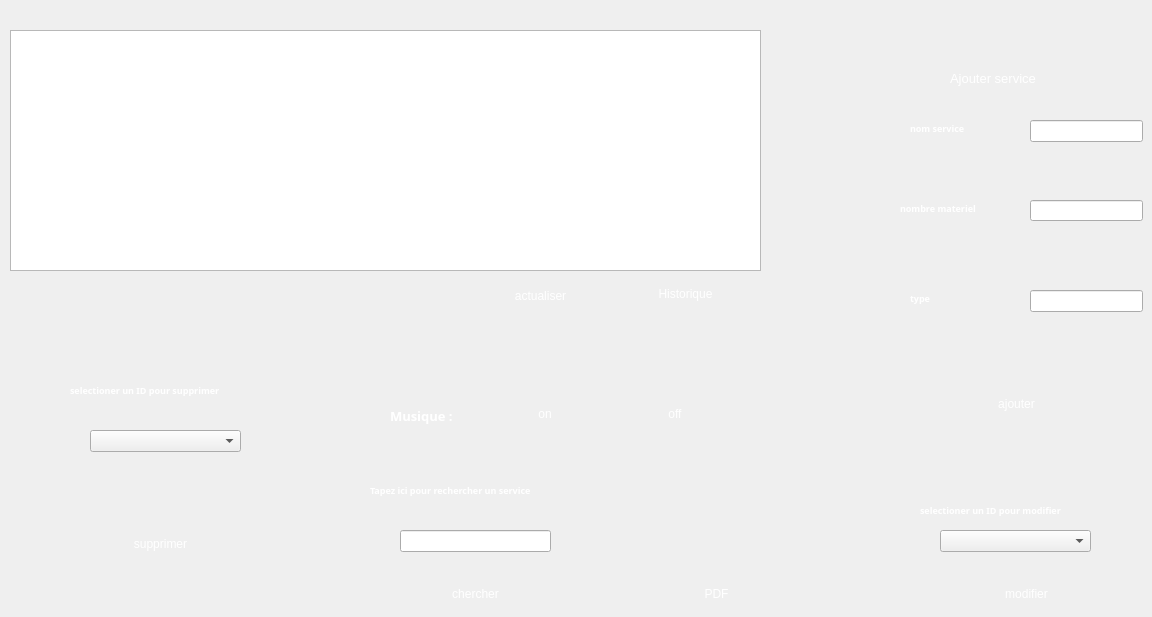
     <widget class="QWidget" name="tab_4">
      <attribute name="title">
       <string>gestion services</string>
      </attribute>
      <widget class="QPushButton" name="pushButton_22">
       <property name="geometry">
        <rect>
         <x>480</x>
         <y>280</y>
         <width>121</width>
         <height>31</height>
        </rect>
       </property>
       <property name="cursor">
        <cursorShape>PointingHandCursor</cursorShape>
       </property>
       <property name="styleSheet">
        <string notr="true">
QPushButton {
color: #ffffff;
border: 0px solid ;
font: 10pt &quot;Segoe UI Black&quot;;
border-radius: 26px;
padding: 5px;
background: qradialgradient(cx: 0.3, cy: -0.4,
fx: 0.3, fy: -0.4,
radius: 1.65, stop: 0 #1E73E8, stop: 1 #1E73E8);
min-width: 80px;
}

QPushButton:hover {
background: qradialgradient(cx: 0.3, cy: -0.4,
fx: 0.3, fy: -0.4,
radius: 1.65, stop: 0 #5E9DF5, stop: 1 #5E9DF5);
}

 QPushButton:pressed {
background: qradialgradient(cx: 0.4, cy: -0.1,
fx: 0.4, fy: -0.1,
radius: 1.65, stop: 0 #0936F5, stop: 1 #0936F5);
}</string>
       </property>
       <property name="text">
        <string>actualiser</string>
       </property>
      </widget>
      <widget class="QTableView" name="tab_service">
       <property name="geometry">
        <rect>
         <x>10</x>
         <y>30</y>
         <width>751</width>
         <height>241</height>
        </rect>
       </property>
       <property name="styleSheet">
        <string notr="true">border-image: url(:/images/WHITE.png);</string>
       </property>
      </widget>
      <widget class="QLabel" name="label_29">
       <property name="geometry">
        <rect>
         <x>900</x>
         <y>200</y>
         <width>101</width>
         <height>16</height>
        </rect>
       </property>
       <property name="font">
        <font>
         <family>Segoe UI Black</family>
         <pointsize>7</pointsize>
         <weight>75</weight>
         <bold>true</bold>
        </font>
       </property>
       <property name="styleSheet">
        <string notr="true">border-image:rgb(255, 255, 255);
color:rgb(255, 255, 255)</string>
       </property>
       <property name="text">
        <string>nombre materiel</string>
       </property>
      </widget>
      <widget class="QPushButton" name="pushButton_23">
       <property name="geometry">
        <rect>
         <x>970</x>
         <y>390</y>
         <width>93</width>
         <height>28</height>
        </rect>
       </property>
       <property name="cursor">
        <cursorShape>PointingHandCursor</cursorShape>
       </property>
       <property name="styleSheet">
        <string notr="true">
QPushButton {
color: #ffffff;
border: 0px solid ;
font: 10pt &quot;Segoe UI Black&quot;;
border-radius: 26px;
padding: 5px;
background: qradialgradient(cx: 0.3, cy: -0.4,
fx: 0.3, fy: -0.4,
radius: 1.65, stop: 0 #1E73E8, stop: 1 #1E73E8);
min-width: 80px;
}

QPushButton:hover {
background: qradialgradient(cx: 0.3, cy: -0.4,
fx: 0.3, fy: -0.4,
radius: 1.65, stop: 0 #5E9DF5, stop: 1 #5E9DF5);
}

 QPushButton:pressed {
background: qradialgradient(cx: 0.4, cy: -0.1,
fx: 0.4, fy: -0.1,
radius: 1.65, stop: 0 #0936F5, stop: 1 #0936F5);
}</string>
       </property>
       <property name="text">
        <string>ajouter</string>
       </property>
      </widget>
      <widget class="QLineEdit" name="nbre_materiel">
       <property name="geometry">
        <rect>
         <x>1030</x>
         <y>200</y>
         <width>113</width>
         <height>21</height>
        </rect>
       </property>
       <property name="styleSheet">
        <string notr="true">border-image: url(:/images/WHITE.png);</string>
       </property>
      </widget>
      <widget class="QLabel" name="label_30">
       <property name="geometry">
        <rect>
         <x>910</x>
         <y>290</y>
         <width>91</width>
         <height>16</height>
        </rect>
       </property>
       <property name="font">
        <font>
         <family>Segoe UI Black</family>
         <pointsize>7</pointsize>
         <weight>75</weight>
         <bold>true</bold>
        </font>
       </property>
       <property name="styleSheet">
        <string notr="true">border-image:rgb(255, 255, 255);
color:rgb(255, 255, 255)</string>
       </property>
       <property name="text">
        <string>type</string>
       </property>
      </widget>
      <widget class="QLabel" name="label_31">
       <property name="geometry">
        <rect>
         <x>910</x>
         <y>120</y>
         <width>81</width>
         <height>16</height>
        </rect>
       </property>
       <property name="font">
        <font>
         <family>Segoe UI Black</family>
         <pointsize>7</pointsize>
         <weight>75</weight>
         <bold>true</bold>
        </font>
       </property>
       <property name="styleSheet">
        <string notr="true">border-image:rgb(255, 255, 255);
color:rgb(255, 255, 255)</string>
       </property>
       <property name="text">
        <string>nom service</string>
       </property>
      </widget>
      <widget class="QLineEdit" name="type">
       <property name="geometry">
        <rect>
         <x>1030</x>
         <y>290</y>
         <width>113</width>
         <height>22</height>
        </rect>
       </property>
       <property name="styleSheet">
        <string notr="true">border-image: url(:/images/WHITE.png);</string>
       </property>
      </widget>
      <widget class="QLineEdit" name="nom_service">
       <property name="geometry">
        <rect>
         <x>1030</x>
         <y>120</y>
         <width>113</width>
         <height>22</height>
        </rect>
       </property>
       <property name="styleSheet">
        <string notr="true">border-image: url(:/images/WHITE.png);</string>
       </property>
      </widget>
      <widget class="QPushButton" name="pushButton_24">
       <property name="geometry">
        <rect>
         <x>110</x>
         <y>530</y>
         <width>101</width>
         <height>28</height>
        </rect>
       </property>
       <property name="cursor">
        <cursorShape>PointingHandCursor</cursorShape>
       </property>
       <property name="styleSheet">
        <string notr="true">
QPushButton {
color: #ffffff;
border: 0px solid ;
font: 10pt &quot;Segoe UI Black&quot;;
border-radius: 26px;
padding: 5px;
background: qradialgradient(cx: 0.3, cy: -0.4,
fx: 0.3, fy: -0.4,
radius: 1.65, stop: 0 #1E73E8, stop: 1 #1E73E8);
min-width: 80px;
}

QPushButton:hover {
background: qradialgradient(cx: 0.3, cy: -0.4,
fx: 0.3, fy: -0.4,
radius: 1.65, stop: 0 #5E9DF5, stop: 1 #5E9DF5);
}

 QPushButton:pressed {
background: qradialgradient(cx: 0.4, cy: -0.1,
fx: 0.4, fy: -0.1,
radius: 1.65, stop: 0 #0936F5, stop: 1 #0936F5);
}</string>
       </property>
       <property name="text">
        <string>supprimer</string>
       </property>
      </widget>
      <widget class="QPushButton" name="modifierse_2">
       <property name="geometry">
        <rect>
         <x>980</x>
         <y>580</y>
         <width>93</width>
         <height>28</height>
        </rect>
       </property>
       <property name="cursor">
        <cursorShape>PointingHandCursor</cursorShape>
       </property>
       <property name="styleSheet">
        <string notr="true">
QPushButton {
color: #ffffff;
border: 0px solid ;
font: 10pt &quot;Segoe UI Black&quot;;
border-radius: 26px;
padding: 5px;
background: qradialgradient(cx: 0.3, cy: -0.4,
fx: 0.3, fy: -0.4,
radius: 1.65, stop: 0 #1E73E8, stop: 1 #1E73E8);
min-width: 80px;
}

QPushButton:hover {
background: qradialgradient(cx: 0.3, cy: -0.4,
fx: 0.3, fy: -0.4,
radius: 1.65, stop: 0 #5E9DF5, stop: 1 #5E9DF5);
}

 QPushButton:pressed {
background: qradialgradient(cx: 0.4, cy: -0.1,
fx: 0.4, fy: -0.1,
radius: 1.65, stop: 0 #0936F5, stop: 1 #0936F5);
}</string>
       </property>
       <property name="text">
        <string>modifier</string>
       </property>
      </widget>
      <widget class="QComboBox" name="combosersup">
       <property name="geometry">
        <rect>
         <x>90</x>
         <y>430</y>
         <width>151</width>
         <height>22</height>
        </rect>
       </property>
       <property name="styleSheet">
        <string notr="true">border-image: url(:/images/white.png);</string>
       </property>
      </widget>
      <widget class="QComboBox" name="combosermod">
       <property name="geometry">
        <rect>
         <x>940</x>
         <y>530</y>
         <width>151</width>
         <height>22</height>
        </rect>
       </property>
       <property name="styleSheet">
        <string notr="true">border-image: url(:/images/white.png);</string>
       </property>
      </widget>
      <widget class="QLabel" name="label_32">
       <property name="geometry">
        <rect>
         <x>70</x>
         <y>380</y>
         <width>201</width>
         <height>20</height>
        </rect>
       </property>
       <property name="font">
        <font>
         <family>Segoe UI Black</family>
         <pointsize>7</pointsize>
         <weight>75</weight>
         <bold>true</bold>
        </font>
       </property>
       <property name="styleSheet">
        <string notr="true">border-image:rgb(255, 255, 255);
color:rgb(255, 255, 255)</string>
       </property>
       <property name="text">
        <string>selectioner un ID pour supprimer</string>
       </property>
      </widget>
      <widget class="QLabel" name="label_33">
       <property name="geometry">
        <rect>
         <x>920</x>
         <y>500</y>
         <width>181</width>
         <height>20</height>
        </rect>
       </property>
       <property name="font">
        <font>
         <family>Segoe UI Black</family>
         <pointsize>7</pointsize>
         <weight>75</weight>
         <bold>true</bold>
        </font>
       </property>
       <property name="styleSheet">
        <string notr="true">border-image:rgb(255, 255, 255);
color:rgb(255, 255, 255)</string>
       </property>
       <property name="text">
        <string>selectioner un ID pour modifier</string>
       </property>
      </widget>
      <widget class="QPushButton" name="pushButton_25">
       <property name="geometry">
        <rect>
         <x>670</x>
         <y>580</y>
         <width>93</width>
         <height>28</height>
        </rect>
       </property>
       <property name="cursor">
        <cursorShape>PointingHandCursor</cursorShape>
       </property>
       <property name="styleSheet">
        <string notr="true">

QPushButton {
color: #ffffff;
border: 0px solid ;
font: 10pt &quot;Segoe UI Black&quot;;
border-radius: 26px;
padding: 5px;
background: qradialgradient(cx: 0.3, cy: -0.4,
fx: 0.3, fy: -0.4,
radius: 1.65, stop: 0 #1E73E8, stop: 1 #1E73E8);
min-width: 80px;
}

QPushButton:hover {
background: qradialgradient(cx: 0.3, cy: -0.4,
fx: 0.3, fy: -0.4,
radius: 1.65, stop: 0 #5E9DF5, stop: 1 #5E9DF5);
}

 QPushButton:pressed {
background: qradialgradient(cx: 0.4, cy: -0.1,
fx: 0.4, fy: -0.1,
radius: 1.65, stop: 0 #0936F5, stop: 1 #0936F5);
}</string>
       </property>
       <property name="text">
        <string>PDF</string>
       </property>
      </widget>
      <widget class="QPushButton" name="pushButton_26">
       <property name="geometry">
        <rect>
         <x>420</x>
         <y>580</y>
         <width>111</width>
         <height>28</height>
        </rect>
       </property>
       <property name="cursor">
        <cursorShape>PointingHandCursor</cursorShape>
       </property>
       <property name="styleSheet">
        <string notr="true">

QPushButton {
color: #ffffff;
border: 0px solid ;
font: 10pt &quot;Segoe UI Black&quot;;
border-radius: 26px;
padding: 5px;
background: qradialgradient(cx: 0.3, cy: -0.4,
fx: 0.3, fy: -0.4,
radius: 1.65, stop: 0 #1E73E8, stop: 1 #1E73E8);
min-width: 80px;
}

QPushButton:hover {
background: qradialgradient(cx: 0.3, cy: -0.4,
fx: 0.3, fy: -0.4,
radius: 1.65, stop: 0 #5E9DF5, stop: 1 #5E9DF5);
}

 QPushButton:pressed {
background: qradialgradient(cx: 0.4, cy: -0.1,
fx: 0.4, fy: -0.1,
radius: 1.65, stop: 0 #0936F5, stop: 1 #0936F5);
}</string>
       </property>
       <property name="text">
        <string>chercher</string>
       </property>
      </widget>
      <widget class="QLineEdit" name="lineEdit_rech">
       <property name="geometry">
        <rect>
         <x>400</x>
         <y>530</y>
         <width>151</width>
         <height>22</height>
        </rect>
       </property>
       <property name="styleSheet">
        <string notr="true">border-image: url(:/images/WHITE.png);</string>
       </property>
      </widget>
      <widget class="QLabel" name="label_34">
       <property name="geometry">
        <rect>
         <x>370</x>
         <y>480</y>
         <width>211</width>
         <height>20</height>
        </rect>
       </property>
       <property name="font">
        <font>
         <family>Segoe UI Black</family>
         <pointsize>7</pointsize>
         <weight>75</weight>
         <bold>true</bold>
        </font>
       </property>
       <property name="styleSheet">
        <string notr="true">border-image:rgb(255, 255, 255);
color:rgb(255, 255, 255)</string>
       </property>
       <property name="text">
        <string>Tapez ici pour rechercher un service</string>
       </property>
      </widget>
      <widget class="QPushButton" name="pushButton_27">
       <property name="geometry">
        <rect>
         <x>630</x>
         <y>400</y>
         <width>90</width>
         <height>28</height>
        </rect>
       </property>
       <property name="styleSheet">
        <string notr="true">
QPushButton {
color: #ffffff;
border: 0px solid ;
font: 10pt &quot;Segoe UI Black&quot;;
border-radius: 26px;
padding: 5px;
background: qradialgradient(cx: 0.3, cy: -0.4,
fx: 0.3, fy: -0.4,
radius: 1.65, stop: 0 #1E73E8, stop: 1 #1E73E8);
min-width: 80px;
}

QPushButton:hover {
background: qradialgradient(cx: 0.3, cy: -0.4,
fx: 0.3, fy: -0.4,
radius: 1.65, stop: 0 #5E9DF5, stop: 1 #5E9DF5);
}

 QPushButton:pressed {
background: qradialgradient(cx: 0.4, cy: -0.1,
fx: 0.4, fy: -0.1,
radius: 1.65, stop: 0 #0936F5, stop: 1 #0936F5);
}</string>
       </property>
       <property name="text">
        <string>off</string>
       </property>
      </widget>
      <widget class="QPushButton" name="pushButton_28">
       <property name="geometry">
        <rect>
         <x>500</x>
         <y>400</y>
         <width>90</width>
         <height>28</height>
        </rect>
       </property>
       <property name="styleSheet">
        <string notr="true">
QPushButton {
color: #ffffff;
border: 0px solid ;
font: 10pt &quot;Segoe UI Black&quot;;
border-radius: 26px;
padding: 5px;
background: qradialgradient(cx: 0.3, cy: -0.4,
fx: 0.3, fy: -0.4,
radius: 1.65, stop: 0 #1E73E8, stop: 1 #1E73E8);
min-width: 80px;
}

QPushButton:hover {
background: qradialgradient(cx: 0.3, cy: -0.4,
fx: 0.3, fy: -0.4,
radius: 1.65, stop: 0 #5E9DF5, stop: 1 #5E9DF5);
}

 QPushButton:pressed {
background: qradialgradient(cx: 0.4, cy: -0.1,
fx: 0.4, fy: -0.1,
radius: 1.65, stop: 0 #0936F5, stop: 1 #0936F5);
}</string>
       </property>
       <property name="text">
        <string>on</string>
       </property>
      </widget>
      <widget class="QLabel" name="label_36">
       <property name="geometry">
        <rect>
         <x>680</x>
         <y>490</y>
         <width>71</width>
         <height>61</height>
        </rect>
       </property>
       <property name="styleSheet">
        <string notr="true">border-image: url(:/images/Untitled-1 (1).png);</string>
       </property>
       <property name="text">
        <string/>
       </property>
      </widget>
      <widget class="QLabel" name="label_37">
       <property name="geometry">
        <rect>
         <x>390</x>
         <y>400</y>
         <width>81</width>
         <height>31</height>
        </rect>
       </property>
       <property name="font">
        <font>
         <family>Segoe UI Black</family>
         <pointsize>10</pointsize>
         <weight>75</weight>
         <bold>true</bold>
        </font>
       </property>
       <property name="styleSheet">
        <string notr="true">border-image:rgb(255, 255, 255);
color:rgb(255, 255, 255)</string>
       </property>
       <property name="text">
        <string>Musique :</string>
       </property>
      </widget>
      <widget class="QLabel" name="label_56">
       <property name="geometry">
        <rect>
         <x>950</x>
         <y>70</y>
         <width>131</width>
         <height>16</height>
        </rect>
       </property>
       <property name="font">
        <font>
         <pointsize>10</pointsize>
        </font>
       </property>
       <property name="styleSheet">
        <string notr="true">color:white</string>
       </property>
       <property name="text">
        <string>Ajouter service</string>
       </property>
      </widget>
      <widget class="QPushButton" name="pushButton_46">
       <property name="geometry">
        <rect>
         <x>630</x>
         <y>280</y>
         <width>111</width>
         <height>28</height>
        </rect>
       </property>
       <property name="styleSheet">
        <string notr="true">
QPushButton {
color: #ffffff;
border: 0px solid ;
font: 10pt &quot;Segoe UI Black&quot;;
border-radius: 26px;
padding: 5px;
background: qradialgradient(cx: 0.3, cy: -0.4,
fx: 0.3, fy: -0.4,
radius: 1.65, stop: 0 #1E73E8, stop: 1 #1E73E8);
min-width: 80px;
}

QPushButton:hover {
background: qradialgradient(cx: 0.3, cy: -0.4,
fx: 0.3, fy: -0.4,
radius: 1.65, stop: 0 #5E9DF5, stop: 1 #5E9DF5);
}

 QPushButton:pressed {
background: qradialgradient(cx: 0.4, cy: -0.1,
fx: 0.4, fy: -0.1,
radius: 1.65, stop: 0 #0936F5, stop: 1 #0936F5);
}</string>
       </property>
       <property name="text">
        <string>Historique</string>
       </property>
      </widget>
     </widget>
